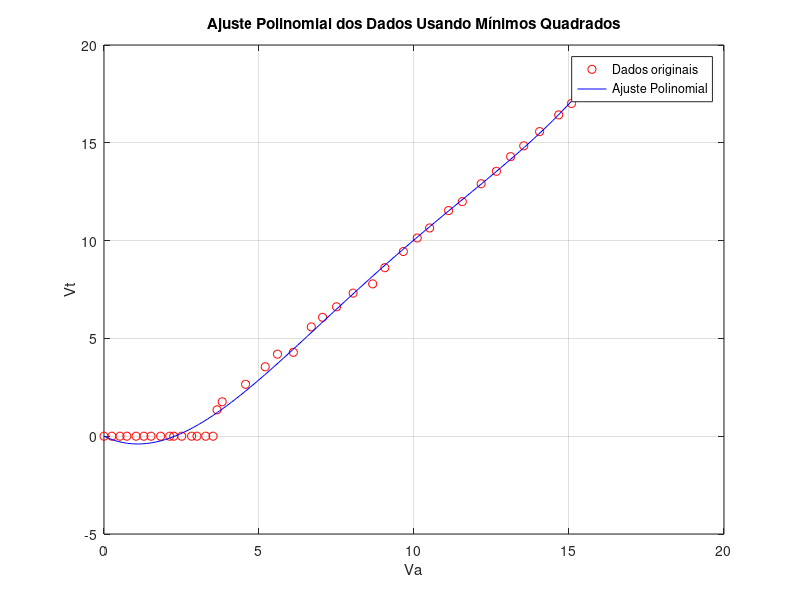
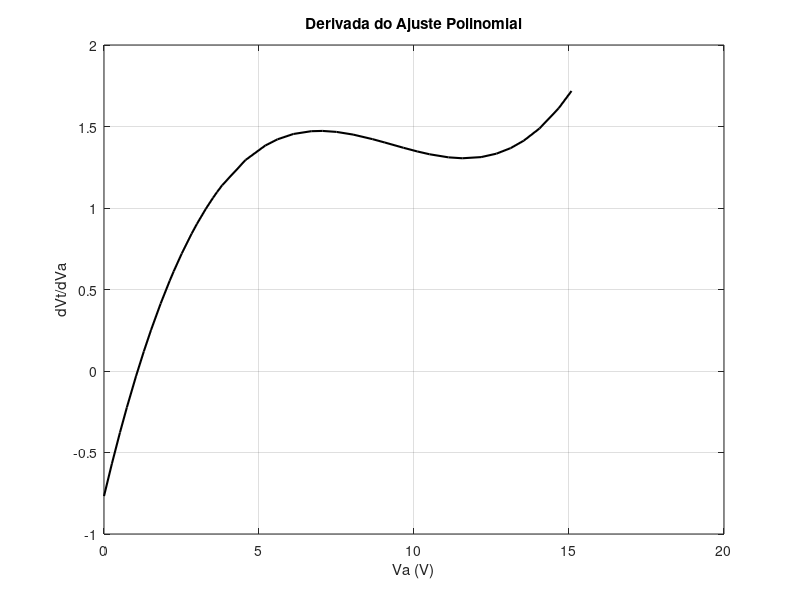

Here is the MATLAB script that generated these plots, in order:
% Dados fornecidos
Va = [0, 0.25389, 0.51509, 0.73795, 1.034, 1.2853, 1.5169, 1.8265, 2.1185, 2.2494, ...
    2.5072, 2.825, 2.9996, 3.2805, 3.5183, 3.6466, 3.8122, 4.5664, 5.2013, 5.5958, ...
    6.1087, 6.686, 7.0504, 7.5012, 8.0346, 8.667, 9.0595, 9.6568, 10.104, 10.504, ...
    11.115, 11.558, 12.166, 12.659, 13.117, 13.54, 14.051, 14.668, 15.081];
Vt = [0, 0, 0, 0, 0, 0, 0, 0, 0, 0, 0, 0, 0, 0, 0, 1.349, 1.7588, 2.6537, 3.5481, 4.1944, ...
    4.2889, 5.5879, 6.0775, 6.6157, 7.3138, 7.78788, 8.615, 9.4409, 10.133, 10.646, ...
    11.536, 11.993, 12.905, 13.544, 14.291, 14.845, 15.572, 16.428, 17.012];

% Grau do polinômio
n = 4; % Ajuste conforme necessário

% Remover o ponto (0,0) dos dados para o ajuste
Va = Va(1:end);
Vt = Vt(1:end);

% Construir a matriz A para o ajuste polinomial
A = zeros(length(Va), n); % Inicializa a matriz A com zeros
for i = 1:n
    A(:, i) = Va'.^(n-i+1); % Preenche cada coluna com Va^n, Va^(n-1), ..., Va^1
end

% Solução do sistema normal para mínimos quadrados
x = (A' * A) \ (A' * Vt'); % Vetor de coeficientes

% Adicionar o coeficiente correspondente ao ponto (0, 0)
x = [x; 0];

% Exibir os coeficientes ajustados
disp('Coeficientes do polinômio ajustado:')
disp(x')

% Gerar uma curva para visualização do ajuste
Va_plot = linspace(min(Va), max(Va), 100);
Vt_fit = polyval([x(1:end-1)' 0], Va_plot);

% Plotar os pontos de dados e o ajuste
figure;
plot(Va, Vt, 'ro', 'DisplayName', 'Dados originais');
hold on;
plot(Va_plot, Vt_fit, 'b-', 'DisplayName', 'Ajuste Polinomial');
xlabel('Va');
ylabel('Vt');
legend show;
title('Ajuste Polinomial dos Dados Usando Mínimos Quadrados');
grid on;

% Passo 3: Calcular a derivada do polinômio ajustado
p = x;
dp = polyder(p); % Derivada do polinômio ajustado
dVt_dVa = polyval(dp, Va); % Avaliação da derivada ao longo de Va_fit

% Plotando a derivada para identificar a região linear
figure;
plot(Va, dVt_dVa, 'k-', 'LineWidth', 1.5);
xlabel('Va (V)');
ylabel('dVt/dVa');
title('Derivada do Ajuste Polinomial');
grid on;

% Identificação da região linear
linear_region_indices = find(abs(diff(dVt_dVa)) < 0.05); % Critério para identificar estabilidade
linear_region_Va = Va(linear_region_indices);

% Exibição da região linear identificada
disp('Região Linear (Va):');
disp([min(linear_region_Va), max(linear_region_Va)]);
